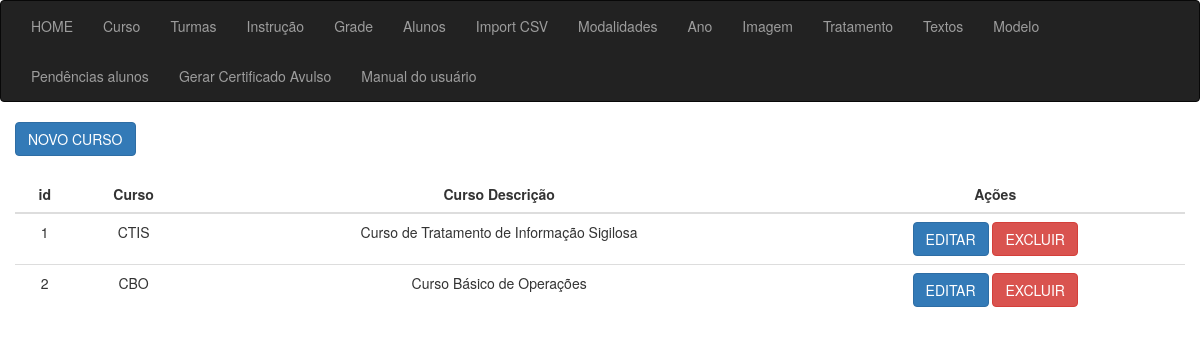
The page /sgc/curso_lista on the database its author committed.
### app_cert/models.py (models this page shows, shortened)
class Curso(models.Model):
    id = models.AutoField(primary_key=True)
    curso_sigla = models.CharField(max_length=20, verbose_name="Curso sigla")
    curso_descricao = models.CharField(max_length=100, verbose_name="Curso descrição", null=True)
    create_at = models.DateTimeField(auto_now_add=True, null=True)
    class Meta:
        verbose_name = 'Curso'
        verbose_name_plural = 'cursos'
        ordering = ['id']

### app_cert/views/views_curso.py (the view)
# urls.py: path('curso_lista', curso_lista, name="curso_lista"),
def curso_lista(request):
    dataset = Curso.objects.all()
    context = {"dataset": dataset}
    return render(request, 'curso/lista.html', context)

### app_cert/templates/curso/lista.html (shortened to what this page needs)
{% extends 'sgc_base.html' %}
{% block content %}
<div class="container">
    <div class="row">
        <div class="col-md-15">
            <a href="{% url 'curso_novo' %}" class="btn btn-primary">NOVO CURSO</a>
            <div class="col-8 m-auto pt-4 pb-2 text-center">
                <table class="table">
                    <thead class="thead-dark">
                        <tr>
                            <th style="text-align: center">id</th>
                            <th style="text-align: center">Curso</th>
                            <th style="text-align: center">Curso Descrição</th>
                            <th style="text-align: center">Ações</th>
                        </tr>
                    </thead>
                    <tbody>
                        {% for data in dataset %}
                        <tr>
                            <td style="text-align: center">{{ data.id }}</td>
                            <td style="text-align: center">{{ data.curso_sigla }}</td>
                            <td style="text-align: center">{{ data.curso_descricao }}</td>
                        <td>
                                <a href="/curso_editar/{{ data.id }}/" class="btn btn-primary">EDITAR</a>
                                <a href="/curso_delete/{{ data.id }}/" class="btn btn-danger">EXCLUIR</a>
                            </td>
                        </tr>
                        {% endfor %}
                    </tbody>
                </table>
            </div>
        </div>
    </div>
</div>
{% endblock %}

### rows shown on the page
Curso: id "1", curso_sigla "CTIS", curso_descricao "Curso de Tratamento de Informação Sigilosa"
Curso: id "2", curso_sigla "CBO", curso_descricao "Curso Básico de Operações"
